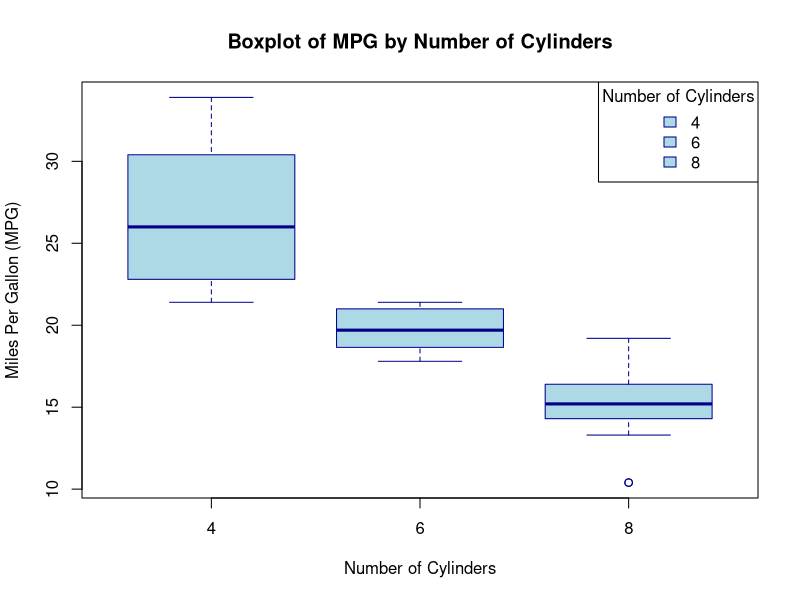

Recreate this plot in R.
#192211059
# Load the mtcars dataset
data("mtcars")

# Create the boxplot
boxplot(mpg ~ as.factor(cyl), data = mtcars,
        main = "Boxplot of MPG by Number of Cylinders",
        xlab = "Number of Cylinders",
        ylab = "Miles Per Gallon (MPG)",
        col = "lightblue",
        border = "darkblue")

# Add a legend
legend("topright", legend = levels(as.factor(mtcars$cyl)), 
       title = "Number of Cylinders", fill = "lightblue", border = "darkblue")
